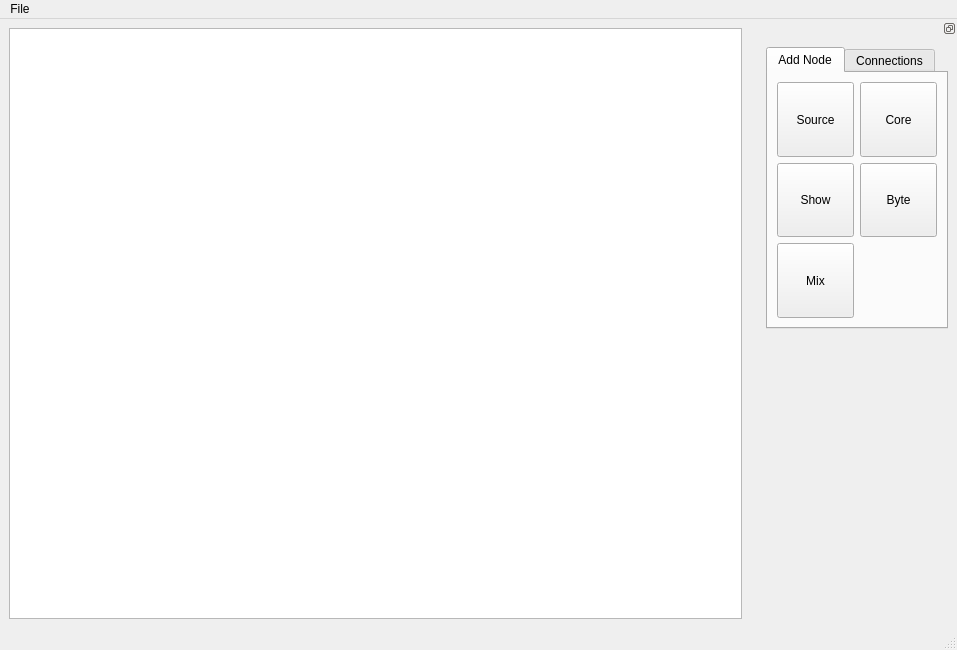
<?xml version="1.0" encoding="UTF-8"?>
<ui version="4.0">
 <class>MainWindow</class>
 <widget class="QMainWindow" name="MainWindow">
  <property name="geometry">
   <rect>
    <x>0</x>
    <y>0</y>
    <width>957</width>
    <height>650</height>
   </rect>
  </property>
  <property name="sizePolicy">
   <sizepolicy hsizetype="Fixed" vsizetype="Fixed">
    <horstretch>0</horstretch>
    <verstretch>0</verstretch>
   </sizepolicy>
  </property>
  <property name="windowTitle">
   <string>MainWindow</string>
  </property>
  <widget class="QWidget" name="centralwidget">
   <layout class="QHBoxLayout" name="horizontalLayout_2">
    <item>
     <widget class="MvecGraphicsView" name="flowPlane_gv"/>
    </item>
   </layout>
  </widget>
  <widget class="QMenuBar" name="menuBar">
   <property name="geometry">
    <rect>
     <x>0</x>
     <y>0</y>
     <width>957</width>
     <height>25</height>
    </rect>
   </property>
   <widget class="QMenu" name="menuFile">
    <property name="title">
     <string>File</string>
    </property>
    <addaction name="actionNew"/>
    <addaction name="actionLoad"/>
    <addaction name="actionSave"/>
    <addaction name="actionSave_As"/>
   </widget>
   <addaction name="menuFile"/>
  </widget>
  <widget class="QStatusBar" name="statusBar"/>
  <widget class="QDockWidget" name="manageFlow_dock">
   <property name="sizePolicy">
    <sizepolicy hsizetype="Fixed" vsizetype="Fixed">
     <horstretch>1</horstretch>
     <verstretch>1</verstretch>
    </sizepolicy>
   </property>
   <property name="minimumSize">
    <size>
     <width>200</width>
     <height>600</height>
    </size>
   </property>
   <property name="maximumSize">
    <size>
     <width>200</width>
     <height>600</height>
    </size>
   </property>
   <property name="features">
    <set>QDockWidget::DockWidgetFloatable|QDockWidget::DockWidgetMovable</set>
   </property>
   <property name="allowedAreas">
    <set>Qt::LeftDockWidgetArea|Qt::RightDockWidgetArea</set>
   </property>
   <attribute name="dockWidgetArea">
    <number>2</number>
   </attribute>
   <widget class="QWidget" name="manageFlowContents">
    <layout class="QHBoxLayout" name="horizontalLayout">
     <item>
      <layout class="QVBoxLayout" name="manageFlowContents_vlay">
       <item>
        <widget class="QTabWidget" name="manageFlow_tab">
         <property name="currentIndex">
          <number>0</number>
         </property>
         <widget class="QWidget" name="addNodes_tab">
          <property name="minimumSize">
           <size>
            <width>176</width>
            <height>0</height>
           </size>
          </property>
          <attribute name="title">
           <string>Add Node</string>
          </attribute>
          <layout class="QGridLayout" name="gridLayout">
           <item row="1" column="1">
            <widget class="QPushButton" name="addByte_btn">
             <property name="sizePolicy">
              <sizepolicy hsizetype="Preferred" vsizetype="Preferred">
               <horstretch>0</horstretch>
               <verstretch>0</verstretch>
              </sizepolicy>
             </property>
             <property name="minimumSize">
              <size>
               <width>1</width>
               <height>1</height>
              </size>
             </property>
             <property name="maximumSize">
              <size>
               <width>16777215</width>
               <height>16777215</height>
              </size>
             </property>
             <property name="toolTip">
              <string>&lt;html&gt;&lt;head/&gt;&lt;body&gt;&lt;p&gt;&lt;span style=&quot; font-weight:600;&quot;&gt;Node: Add Node:&lt;/span&gt;&lt;/p&gt;&lt;p&gt;Adds a Node into the current flow. A Node simply transduces data of a given type across varied firmware interfaces. The Node will be configurable once it is in the flow plane.&lt;/p&gt;&lt;/body&gt;&lt;/html&gt;</string>
             </property>
             <property name="text">
              <string>Byte</string>
             </property>
            </widget>
           </item>
           <item row="1" column="0">
            <widget class="QPushButton" name="addShow_btn">
             <property name="sizePolicy">
              <sizepolicy hsizetype="Preferred" vsizetype="Preferred">
               <horstretch>0</horstretch>
               <verstretch>0</verstretch>
              </sizepolicy>
             </property>
             <property name="minimumSize">
              <size>
               <width>1</width>
               <height>1</height>
              </size>
             </property>
             <property name="maximumSize">
              <size>
               <width>16777215</width>
               <height>16777215</height>
              </size>
             </property>
             <property name="toolTip">
              <string>&lt;html&gt;&lt;head/&gt;&lt;body&gt;&lt;p&gt;&lt;span style=&quot; font-weight:600;&quot;&gt;Show: Add ShowNode:&lt;/span&gt;&lt;/p&gt;&lt;p&gt;Adds a ShowNode into the current flow. A ShowNode is a Node that displays data. The Node will be configurable once it is in the flow plane.&lt;/p&gt;&lt;/body&gt;&lt;/html&gt;</string>
             </property>
             <property name="text">
              <string>Show</string>
             </property>
            </widget>
           </item>
           <item row="0" column="1">
            <widget class="QPushButton" name="addCore_btn">
             <property name="sizePolicy">
              <sizepolicy hsizetype="Preferred" vsizetype="Preferred">
               <horstretch>0</horstretch>
               <verstretch>0</verstretch>
              </sizepolicy>
             </property>
             <property name="minimumSize">
              <size>
               <width>1</width>
               <height>1</height>
              </size>
             </property>
             <property name="maximumSize">
              <size>
               <width>16777215</width>
               <height>16777215</height>
              </size>
             </property>
             <property name="toolTip">
              <string>&lt;html&gt;&lt;head/&gt;&lt;body&gt;&lt;p&gt;&lt;span style=&quot; font-weight:600;&quot;&gt;Core: Add CoreNode:&lt;/span&gt;&lt;/p&gt;&lt;p&gt;Adds a CoreNode into the current flow. A CoreNode is a Node that processes data. The Node will be configurable once it is in the flow plane.&lt;/p&gt;&lt;/body&gt;&lt;/html&gt;</string>
             </property>
             <property name="text">
              <string>Core</string>
             </property>
            </widget>
           </item>
           <item row="0" column="0">
            <widget class="QPushButton" name="addSource_btn">
             <property name="sizePolicy">
              <sizepolicy hsizetype="Preferred" vsizetype="Preferred">
               <horstretch>0</horstretch>
               <verstretch>0</verstretch>
              </sizepolicy>
             </property>
             <property name="minimumSize">
              <size>
               <width>1</width>
               <height>1</height>
              </size>
             </property>
             <property name="maximumSize">
              <size>
               <width>16777215</width>
               <height>16777215</height>
              </size>
             </property>
             <property name="toolTip">
              <string>&lt;html&gt;&lt;head/&gt;&lt;body&gt;&lt;p&gt;&lt;span style=&quot; font-weight:600;&quot;&gt;Source: Add SourceNode:&lt;/span&gt;&lt;/p&gt;&lt;p&gt;Adds a SourceNode into the current flow. A SourceNode is a Node that generates data. The Node will be configurable once it is in the flow plane.&lt;/p&gt;&lt;/body&gt;&lt;/html&gt;</string>
             </property>
             <property name="whatsThis">
              <string>&lt;html&gt;&lt;head/&gt;&lt;body&gt;&lt;p&gt;Press this button to add a SourceNode.&lt;/p&gt;&lt;/body&gt;&lt;/html&gt;</string>
             </property>
             <property name="text">
              <string>Source</string>
             </property>
            </widget>
           </item>
           <item row="2" column="0">
            <widget class="QPushButton" name="addMix_btn">
             <property name="sizePolicy">
              <sizepolicy hsizetype="Preferred" vsizetype="Preferred">
               <horstretch>0</horstretch>
               <verstretch>0</verstretch>
              </sizepolicy>
             </property>
             <property name="minimumSize">
              <size>
               <width>1</width>
               <height>1</height>
              </size>
             </property>
             <property name="maximumSize">
              <size>
               <width>16777215</width>
               <height>16777215</height>
              </size>
             </property>
             <property name="toolTip">
              <string>&lt;html&gt;&lt;head/&gt;&lt;body&gt;&lt;p&gt;&lt;span style=&quot; font-weight:600;&quot;&gt;Mix: Add MixNode:&lt;/span&gt;&lt;/p&gt;&lt;p&gt;Adds a MixNode into the current flow. A MixNode is a Node that combines two input data streams. The Node will be configurable once it is in the flow plane.&lt;/p&gt;&lt;/body&gt;&lt;/html&gt;</string>
             </property>
             <property name="text">
              <string>Mix</string>
             </property>
            </widget>
           </item>
          </layout>
         </widget>
         <widget class="QWidget" name="tab_2">
          <attribute name="title">
           <string>Connections</string>
          </attribute>
          <layout class="QHBoxLayout" name="horizontalLayout_3">
           <item>
            <layout class="QGridLayout" name="gridLayout_2">
             <item row="0" column="0">
              <widget class="QPushButton" name="pushButton_6">
               <property name="text">
                <string>PushButton</string>
               </property>
              </widget>
             </item>
             <item row="0" column="1">
              <widget class="QPushButton" name="pushButton_7">
               <property name="text">
                <string>PushButton</string>
               </property>
              </widget>
             </item>
             <item row="1" column="0">
              <widget class="QPushButton" name="pushButton_10">
               <property name="text">
                <string>PushButton</string>
               </property>
              </widget>
             </item>
             <item row="1" column="3">
              <widget class="QPushButton" name="pushButton_13">
               <property name="text">
                <string>PushButton</string>
               </property>
              </widget>
             </item>
             <item row="0" column="3">
              <widget class="QPushButton" name="pushButton_9">
               <property name="text">
                <string>PushButton</string>
               </property>
              </widget>
             </item>
             <item row="0" column="2">
              <widget class="QPushButton" name="pushButton_8">
               <property name="text">
                <string>PushButton</string>
               </property>
              </widget>
             </item>
             <item row="1" column="1">
              <widget class="QPushButton" name="pushButton_11">
               <property name="text">
                <string>PushButton</string>
               </property>
              </widget>
             </item>
             <item row="1" column="2">
              <widget class="QPushButton" name="pushButton_12">
               <property name="text">
                <string>PushButton</string>
               </property>
              </widget>
             </item>
             <item row="2" column="3">
              <spacer name="verticalSpacer_2">
               <property name="orientation">
                <enum>Qt::Vertical</enum>
               </property>
               <property name="sizeHint" stdset="0">
                <size>
                 <width>20</width>
                 <height>40</height>
                </size>
               </property>
              </spacer>
             </item>
            </layout>
           </item>
          </layout>
         </widget>
        </widget>
       </item>
       <item>
        <spacer name="verticalSpacer">
         <property name="orientation">
          <enum>Qt::Vertical</enum>
         </property>
         <property name="sizeType">
          <enum>QSizePolicy::Expanding</enum>
         </property>
         <property name="sizeHint" stdset="0">
          <size>
           <width>20</width>
           <height>50</height>
          </size>
         </property>
        </spacer>
       </item>
      </layout>
     </item>
    </layout>
   </widget>
  </widget>
  <action name="actionNew">
   <property name="text">
    <string>New...</string>
   </property>
  </action>
  <action name="actionLoad">
   <property name="text">
    <string>Load...</string>
   </property>
  </action>
  <action name="actionSave">
   <property name="text">
    <string>Save</string>
   </property>
  </action>
  <action name="actionSave_As">
   <property name="text">
    <string>Save As...</string>
   </property>
  </action>
 </widget>
 <customwidgets>
  <customwidget>
   <class>MvecGraphicsView</class>
   <extends>QGraphicsView</extends>
   <header>MvecGraphicsView.h</header>
  </customwidget>
 </customwidgets>
 <resources/>
 <connections/>
</ui>
